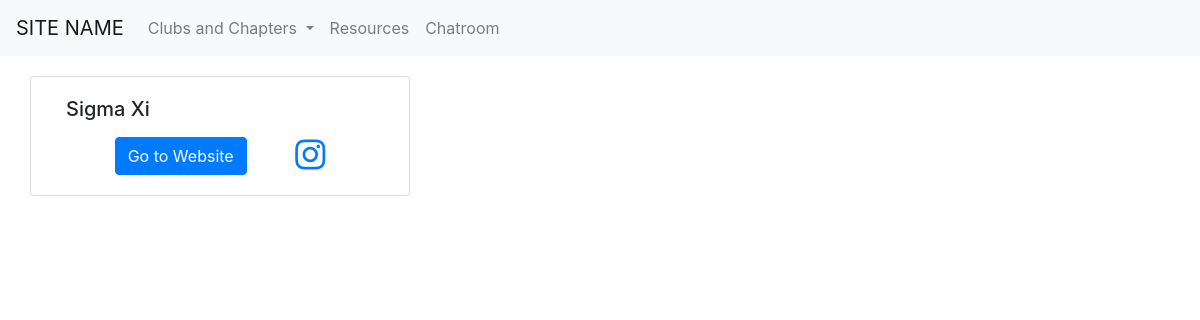
/clubs/, run on an earlier commit of the app's database.
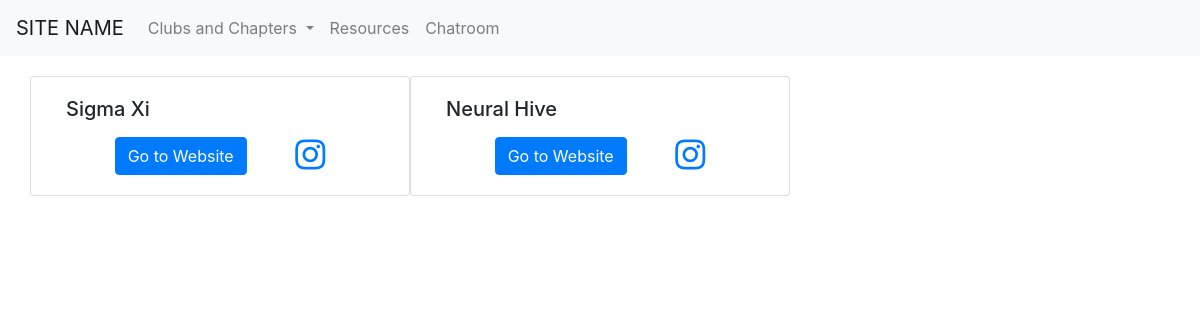
And on a later commit of the database.
### clubs/models.py (models this page shows, shortened)
class ClubAccount(models.Model):
    club_name       = models.CharField(null=False, default='', max_length=1000, primary_key=True)
    club_website    = models.URLField(null=True)
    ig_url          = models.URLField(null=True)
    club_email      = models.EmailField(null=True, unique=True)
    logo_url        = models.URLField(default='', null=True, blank=True)
    club_logo       = models.ImageField(upload_to=path_and_rename_logos, default='', null=True, storage=gd_storage)

### clubs/views.py (the view)
# urls.py: path('', views.index, name='index'),
def index(request):
    instance = ClubAccount.objects.all()
    param = {'objects': instance}
    return render(request, 'clubs/index.html',param)

### clubs/templates/clubs/index.html (shortened to what this page needs)
<!doctype html>
<html lang="en">
<head>
    <link rel="stylesheet" href="https://stackpath.bootstrapcdn.com/bootstrap/4.5.0/css/bootstrap.min.css"
>
    <link rel="stylesheet" href="https://cdnjs.cloudflare.com/ajax/libs/font-awesome/4.7.0/css/font-awesome.min.css">
</head>
<body>
    <nav class="navbar navbar-expand-lg navbar-light bg-light sticky-top">
        <a class=" navbar-brand" href="/">SITE NAME</a>
        <div class="collapse navbar-collapse" id="navbarSupportedContent">
            <ul class="navbar-nav mr-auto">
                <li class="nav-item dropdown">
                    <a class="nav-link dropdown-toggle" href="#" id="navbarDropdown" role="button"
                        data-toggle="dropdown" aria-haspopup="true" aria-expanded="false">
                        Clubs and Chapters
                    </a>
                </li>
                <li class="nav-item">
                    <a class="nav-link" href="/resources/">Resources</a>
                </li>
                <li class="nav-item">
                    <a class="nav-link" href="/chatroom/">Chatroom</a>
                </li>
            </ul>
        </div>
    </nav>
    <div class="container box">
        <div class='row'>
            {% for i in objects %}
            <div class="card col-sm-4 " style="width: 18rem;">
                <div class="card-body">
                  <h5 class="card-title">{{i.club_name}}</h5>
                  <div class = 'icon'>
                      <a href="{{i.club_website}}" class="btn btn-primary">Go to Website</a>
                      <a href="{{i.ig_url}}" class = 'fa fa-instagram inst_icon'></a>
                </div>
                </div>
              </div>
            {% endfor %}
            </div>
    </div>
</body>
</html>

### clubs/templates/clubs/index.html (style rules this page uses)
.collapse { transition-delay: 1s; }
.box { margin:20px auto 10px auto; }
.inst_icon { font-size : 35px; }
.icon { display:flex; justify-content: space-evenly; }

What changed in the data, as far as the page shows it:
added ClubAccount: club_name "Neural Hive"
